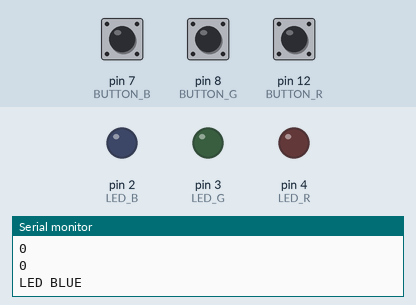
Bench run of a sketch on a simulated Arduino Uno, built with avr-gcc and run on an emulated ATmega328P. Shown: output pins drawn as LEDs (lit = HIGH), the last lines printed to the serial monitor. The test bench sets the inputs (shaded band); at power-on: pin 8 (BUTTON_G) LOW, pin 12 (BUTTON_R) LOW, pin 7 (BUTTON_B) LOW.

Above: at 1.8 s.
1.9 s: pin 8 (BUTTON_G) pulled HIGH for 0.6 s
At 2.4 s:
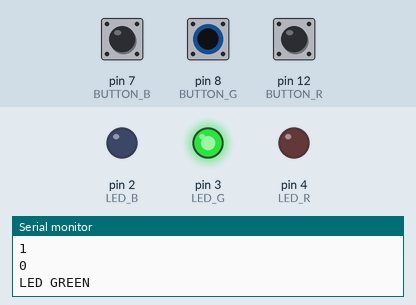
4.5 s: pin 12 (BUTTON_R) pulled HIGH for 0.6 s
At 5.8 s:
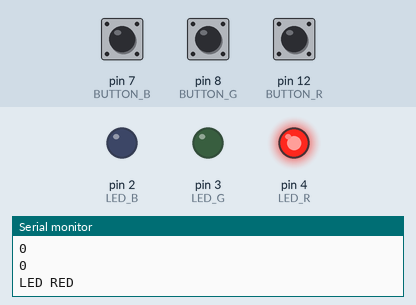
7.5 s: pin 7 (BUTTON_B) pulled HIGH for 0.6 s
At 8.3 s:
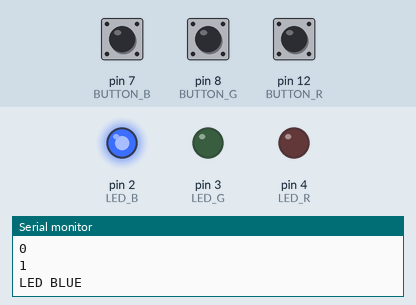
10.5 s: pin 7 (BUTTON_B) pulled HIGH for 3.2 s
At 15.2 s:
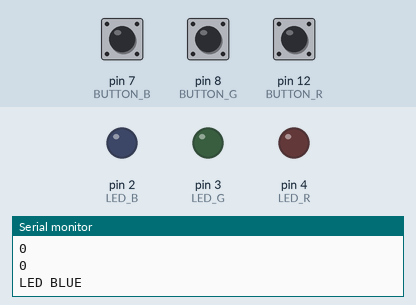
15.5 s: pin 8 (BUTTON_G) pulled HIGH for 3.2 s
At 16.9 s:
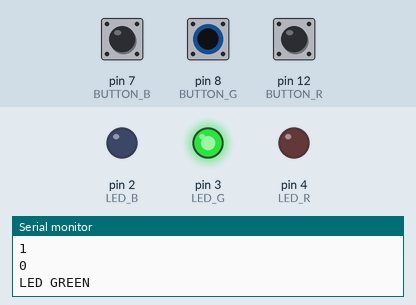
Timing chart, 0 to 20.5 s (numbered marks = the images above; inputs shaded):
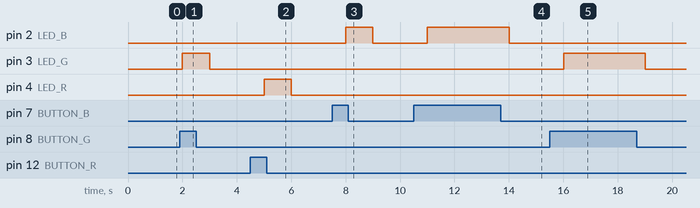

Measured:
- after the input at 1.9 s, pin 3 (LED_G): LOW → HIGH after 0.10 s, → LOW 1.0 s later
- after the input at 4.5 s, pin 4 (LED_R): LOW → HIGH after 0.50 s, → LOW 1.0 s later
- after the input at 7.5 s, pin 2 (LED_B): LOW → HIGH after 0.50 s, → LOW 1.0 s later
- after the input at 10.5 s, pin 2 (LED_B): LOW → HIGH after 0.51 s, → LOW 3.0 s later
- after the input at 15.5 s, pin 3 (LED_G): LOW → HIGH after 0.51 s, → LOW 3.0 s later

The sketch:

test07LED_Button2.ino
```cpp
// mission1 >> Button 3개로 각각 R,G,B LED ON/OFF

#include <stdio.h>
#define TIME 1000
#define BUTTON_R 12
#define BUTTON_G 8
#define BUTTON_B 7
#define LED_R 4
#define LED_G 3
#define LED_B 2

void setup() {
  // put your setup code here, to run once:
  Serial.begin(9600);
  Serial.println("setup()...");

  pinMode(BUTTON_R, INPUT);
  pinMode(BUTTON_G, INPUT);
  pinMode(BUTTON_B, INPUT);
  pinMode(LED_R, OUTPUT);
  pinMode(LED_G, OUTPUT);
  pinMode(LED_B, OUTPUT);
}

void loop() {
  Serial.println("loop()...");
  Serial.println(digitalRead(BUTTON_R));
  Serial.println(digitalRead(BUTTON_G));
  Serial.println(digitalRead(BUTTON_B));

  if(digitalRead(BUTTON_R)==1) { // digitalRead(BUTTON) 로만 조건식줘도 됨
    Serial.println("LED RED");
    digitalWrite(LED_R, HIGH);
    digitalWrite(LED_G, LOW);
    digitalWrite(LED_B, LOW);
  }
  else if (digitalRead(BUTTON_G)==1) {
    Serial.println("LED GREEN");
    digitalWrite(LED_R, LOW);
    digitalWrite(LED_G, HIGH);
    digitalWrite(LED_B, LOW);
  }
   else if (digitalRead(BUTTON_B)==1) {
    Serial.println("LED BLUE");
    digitalWrite(LED_R, LOW);
    digitalWrite(LED_G, LOW);
    digitalWrite(LED_B, HIGH);
  }
  else {
    Serial.println("LED BLUE");
    digitalWrite(LED_R, LOW);
    digitalWrite(LED_G, LOW);
    digitalWrite(LED_B, LOW);
  }

  delay(TIME);

}
```
